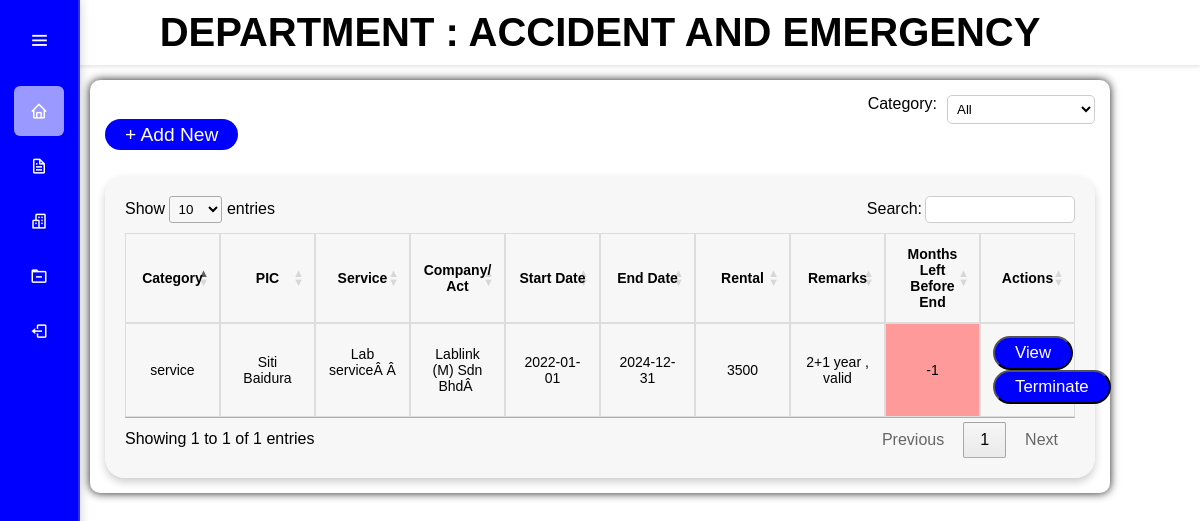
The page /home.php (signed in) on the database its author committed.
### tables this page shows
CREATE TABLE IF NOT EXISTS `form` (
`id` int(11) NOT NULL,
  `category` varchar(50) NOT NULL,
  `pic` varchar(100) NOT NULL,
  `service` varchar(500) NOT NULL,
  `company` varchar(500) NOT NULL,
  `start` date NOT NULL,
  `endDate` date NOT NULL,
  `sqft` varchar(80) NOT NULL,
  `rent` varchar(80) NOT NULL,
  `remarks` varchar(500) NOT NULL,
  `filename` varchar(500) NOT NULL,
  `monthsLeft` int(100) NOT NULL,
  `department` varchar(100) NOT NULL,
  `upload_date` timestamp NOT NULL DEFAULT CURRENT_TIMESTAMP ON UPDATE CURRENT_TIMESTAMP
);

### home.php (the view, shortened to what this page needs)
<?php
include 'dbconn.php';
$department = $_SESSION['department'];
?>
<!DOCTYPE html>
<html lang="en">
<head>
    <link rel="stylesheet" href="https://cdn.datatables.net/1.13.5/css/jquery.dataTables.min.css">
    <link href='https://cdn.jsdelivr.net/npm/boxicons@latest/css/boxicons.min.css' rel='stylesheet'>
    <link rel="stylesheet" href="sidebar.css">
</head>
<body>
    <nav class="navbar">
        <div class="navdiv">
            <h2>DEPARTMENT : <?php echo htmlspecialchars($department); ?></h2>
        </div>
    </nav>
    <div class="wrapper">
    <div class="sidebar">
        <div class="logo-menu">
            <i class='bx bx-menu toggle-btn'></i>
        </div>
        <ul class="list">
            <li class="list-item active">
                <a href="">
                    <i class='bx bx-home'></i>
                </a>
            </li>
            <li class="list-item">
                <a href="dashboard.php">
                    <i class='bx bx-file'></i>
                </a>
            </li>
            <li class="list-item">
                <a href="department.php">
                    <i class='bx bx-buildings'></i>
                </a>
            </li>
            <li class="list-item">
                <a href="terminate.php">
                    <i class='bx bx-folder-minus'></i>
                </a>
            </li>
            <li class="list-item">
                <a href="logout.php">
                    <i class='bx bx-log-out'></i>
                </a>
            </li>
        </ul>
    </div>
    <div>
        <div class="filter-container">
            <label for="categoryFilter" style="color: black;">Category:</label>
            <select id="categoryFilter">
                <option value="">All</option>
            </select>
        </div>
        <a href="form.php" class="btn" type="button">+ Add New</a>
        <div class="center-table">
            <table id="example" class="table table-striped">
                <thead>
                    <tr>
                        <th>Category</th>
                        <th>PIC</th>
                        <th>Service</th>
                        <th>Company/Act</th>
                        <th>Start Date</th>
                        <th>End Date</th>
                        <th>Rental</th>
                        <th>Remarks</th>
                        <th>Months Left Before End</th>
                        <th>Actions</th>
                    </tr>
                </thead>
                <tbody>
                    <?php
                    $stmt = $connection->prepare("SELECT id, category, pic, service, company, start, endDate, rent, remarks, monthsLeft, filename, department FROM form WHERE department = ?");
                    if (!$stmt->bind_param("s", $department)) {
                        die("Bind failed: " . $stmt->error);
                    }
                    if (!$stmt->execute()) {
                        die("Execution failed: " . $stmt->error);
                    }
                    $result = $stmt->get_result();
                    if ($result->num_rows > 0) {
                        while ($row = $result->fetch_assoc()) {
                            echo "<tr>";
                            echo "<td>" . htmlspecialchars($row["category"]) . "</td>";
                            echo "<td>" . htmlspecialchars($row["pic"]) . "</td>";
                            echo "<td>" . htmlspecialchars($row["service"]) . "</td>";
                            echo "<td>" . htmlspecialchars($row["company"]) . "</td>";
                            echo "<td>" . htmlspecialchars($row["start"]) . "</td>";
                            echo "<td>" . htmlspecialchars($row["endDate"]) . "</td>";
                            echo "<td>" . htmlspecialchars($row["rent"]) . "</td>";
                            echo "<td>" . htmlspecialchars($row["remarks"]) . "</td>";
                            echo "<td>" . htmlspecialchars($row["monthsLeft"]) . "</td>";
                            echo "<td>
                            <form action='view.php' method='get' style='display:inline;'>
                            <input type='hidden' name='id' value='" . htmlspecialchars($row['id']) . "'>
                            <button type='submit' class='btn'>View</button>
                        </form>
                        <form action='terminate.php' method='post' style='display:inline;'>
                            <input type='hidden' name='id' value='" . htmlspecialchars($row['id']) . "'>
                            <button type='submit' class='btn'>Terminate</button>
                        </form>
                            </td>";
                            echo "</tr>";
                        }
                    }
                    ?>
                </tbody>
            </table>
        </div>
    </div>
</body>
</html>

### sidebar.css (style rules this page uses)
* { margin: 0; padding: 0; box-sizing: border-box; font-family: 'Poppins', sans-serif; }
body { min-height: 100vh; display: flex; flex-direction: column; background-size: cover; background-position: center; color: white; }
.sidebar { position: fixed; top: 0; left: 0; width: 80px; height: 100%; background-color: blue; backdrop-filter: blur(50px); border-right: 2px solid rgba(225, 225, 255, 0.2); box-shadow: 0 0 10px rgba(0, 0, 0, 0.2); padding: 6px 14px; transition: width 0.5s ease; z-index: 10; }
.sidebar .logo-menu { display: flex; align-items: center; width: 100%; height: 70px; }
.sidebar .logo-menu .toggle-btn { position: absolute; top: 20px; left: 25%; width: 40px; height: 40px; font-size: 22px; color: white; text-align: center; line-height: 40px; cursor: pointer; transition: 0.5s; z-index: 100; }
.sidebar .list { margin-top: 10px; }
.sidebar .list .list-item { list-style: none; width: 100%; height: 50px; margin: 5px 0; line-height: 50px; }
.sidebar .list .list-item a { display: flex; align-items: center; font-size: 18px; color: white; text-decoration: none; border-radius: 6px; transition: background 0.5s; }
.sidebar .list .list-item.active a, .sidebar .list .list-item a:hover { background: rgba(255, 255, 255, 0.6); }
.sidebar .list .list-item a i { min-width: 50px; height: 50px; text-align: center; line-height: 50px; }
.navbar { background: white; padding: 20px; box-shadow: 0 2px 4px rgba(0, 0, 0, 0.1); }
.navbar .navdiv { display: flex; justify-content: space-around; align-items: center; }
.navbar .navdiv h2 { font-size: 30px; font-weight: 600; color: black; margin: 0; }

### home.php (style rules this page uses)
.center-table { display: flex; justify-content: center; background-color: rgba(240, 240, 240, 0.5); color: black; margin-top: 30px; border-radius: 20px; padding: 20px; box-shadow: 0 4px 8px rgba(0, 0, 0, 0.2); overflow-x: visible; }
#example { width: 100%; padding-top: 10px; color: black; table-layout: fixed; }
#example th, #example td { border: 1px solid #ddd; text-align: center; overflow-wrap: break-word; word-wrap: break-word; padding: 12px; font-size: 14px; }
.over3months { background-color: #FF9A9A; }
.btn { background: blue; color: white; font-size: 1.2em; padding: 5px 20px; text-decoration: none; border-radius: 20px; }
.filter-container { display: flex; justify-content: flex-end ; }
#categoryFilter { margin-left: 10px; padding: 5px; border: 1px solid #ccc; border-radius: 5px; background-color: white; color: black; }
.wrapper { display: flex; margin: 15px auto; flex-direction: column; align-items: center; width: 85%; padding: 15px; background: white; border-radius: 10px; box-shadow: 0 0 10px rgba(0, 0, 0, 0.9); }
.navbar { background: white; padding: 10px; box-shadow: 0 2px 4px rgba(0, 0, 0, 0.1); }
.navbar .navdiv { display: flex; justify-content: space-around; align-items: center; }
.navbar .navdiv h2 { font-size: 40px; font-weight: 600; color: black; margin: 0; }

### rows shown on the page
form: category "service", pic "Siti Baidura", service "Lab serviceÂ Â", company "Lablink (M) Sdn BhdÂ", start "2022-01-01", endDate "2024-12-31", rent "3500", remarks "2+1 year , valid", monthsLeft "-1"

### other values the page prints
$department "ACCIDENT AND EMERGENCY"
